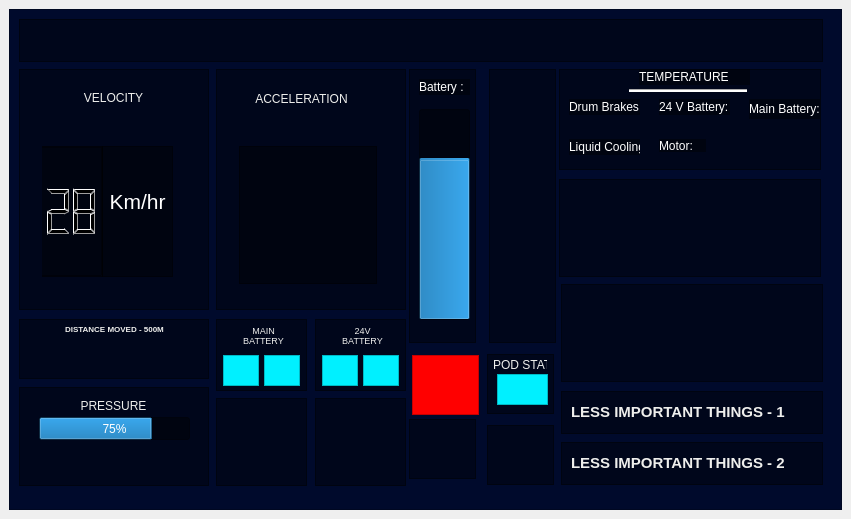
<?xml version="1.0" encoding="UTF-8"?>
<ui version="4.0">
 <class>MainWindow</class>
 <widget class="QMainWindow" name="MainWindow">
  <property name="geometry">
   <rect>
    <x>0</x>
    <y>0</y>
    <width>851</width>
    <height>519</height>
   </rect>
  </property>
  <property name="maximumSize">
   <size>
    <width>851</width>
    <height>519</height>
   </size>
  </property>
  <property name="windowTitle">
   <string>MainWindow</string>
  </property>
  <widget class="QWidget" name="centralwidget">
   <layout class="QVBoxLayout" name="verticalLayout">
    <item>
     <widget class="QFrame" name="frame">
      <property name="enabled">
       <bool>true</bool>
      </property>
      <property name="styleSheet">
       <string notr="true">QFrame{
background-font: 75 11pt &quot;URW Bookman L&quot;;
background-color: rgb(0, 10, 44);
}
</string>
      </property>
      <property name="frameShape">
       <enum>QFrame::StyledPanel</enum>
      </property>
      <property name="frameShadow">
       <enum>QFrame::Raised</enum>
      </property>
      <widget class="QFrame" name="VELOCITY">
       <property name="geometry">
        <rect>
         <x>10</x>
         <y>60</y>
         <width>190</width>
         <height>241</height>
        </rect>
       </property>
       <property name="styleSheet">
        <string notr="true">QFrame{
background-color: rgb(0, 0, 0, 100);
}</string>
       </property>
       <property name="frameShape">
        <enum>QFrame::StyledPanel</enum>
       </property>
       <property name="frameShadow">
        <enum>QFrame::Raised</enum>
       </property>
       <widget class="QLabel" name="label">
        <property name="geometry">
         <rect>
          <x>60</x>
          <y>20</y>
          <width>69</width>
          <height>17</height>
         </rect>
        </property>
        <property name="styleSheet">
         <string notr="true">QLabel{
background-color: rgb(rgba(0, 0, 0, 100));
color: rgb(238, 238, 236);
}
</string>
        </property>
        <property name="text">
         <string>VELOCITY</string>
        </property>
        <property name="alignment">
         <set>Qt::AlignCenter</set>
        </property>
       </widget>
       <widget class="roundProgressBar" name="widget_2" native="true">
        <property name="geometry">
         <rect>
          <x>23</x>
          <y>77</y>
          <width>138</width>
          <height>138</height>
         </rect>
        </property>
        <widget class="QLCDNumber" name="lcdNumber">
         <property name="geometry">
          <rect>
           <x>-80</x>
           <y>0</y>
           <width>141</width>
           <height>131</height>
          </rect>
         </property>
         <property name="layoutDirection">
          <enum>Qt::LeftToRight</enum>
         </property>
         <property name="value" stdset="0">
          <double>28.000000000000000</double>
         </property>
        </widget>
        <widget class="QTextBrowser" name="textBrowser">
         <property name="geometry">
          <rect>
           <x>60</x>
           <y>0</y>
           <width>71</width>
           <height>131</height>
          </rect>
         </property>
         <property name="styleSheet">
          <string notr="true">color: rgb(255, 255, 255);
font: 8pt &quot;MS Sans Serif&quot;;
</string>
         </property>
         <property name="html">
          <string>&lt;!DOCTYPE HTML PUBLIC &quot;-//W3C//DTD HTML 4.0//EN&quot; &quot;http://www.w3.org/TR/REC-html40/strict.dtd&quot;&gt;
&lt;html&gt;&lt;head&gt;&lt;meta name=&quot;qrichtext&quot; content=&quot;1&quot; /&gt;&lt;style type=&quot;text/css&quot;&gt;
p, li { white-space: pre-wrap; }
&lt;/style&gt;&lt;/head&gt;&lt;body style=&quot; font-family:'MS Sans Serif'; font-size:8pt; font-weight:400; font-style:normal;&quot;&gt;
&lt;p align=&quot;center&quot; style=&quot;-qt-paragraph-type:empty; margin-top:0px; margin-bottom:0px; margin-left:0px; margin-right:0px; -qt-block-indent:0; text-indent:0px;&quot;&gt;&lt;br /&gt;&lt;/p&gt;
&lt;p align=&quot;center&quot; style=&quot;-qt-paragraph-type:empty; margin-top:0px; margin-bottom:0px; margin-left:0px; margin-right:0px; -qt-block-indent:0; text-indent:0px; font-family:'MS Shell Dlg 2'; font-size:16pt;&quot;&gt;&lt;br /&gt;&lt;/p&gt;
&lt;p align=&quot;center&quot; style=&quot; margin-top:0px; margin-bottom:0px; margin-left:0px; margin-right:0px; -qt-block-indent:0; text-indent:0px;&quot;&gt;&lt;span style=&quot; font-family:'MS Shell Dlg 2'; font-size:16pt;&quot;&gt;Km/hr&lt;/span&gt;&lt;/p&gt;&lt;/body&gt;&lt;/html&gt;</string>
         </property>
        </widget>
       </widget>
      </widget>
      <widget class="QFrame" name="frame_4">
       <property name="geometry">
        <rect>
         <x>10</x>
         <y>310</y>
         <width>190</width>
         <height>60</height>
        </rect>
       </property>
       <property name="font">
        <font>
         <weight>50</weight>
         <bold>false</bold>
        </font>
       </property>
       <property name="styleSheet">
        <string notr="true">QFrame{
background-color: rgba(0, 0, 0, 100);
}</string>
       </property>
       <property name="frameShape">
        <enum>QFrame::StyledPanel</enum>
       </property>
       <property name="frameShadow">
        <enum>QFrame::Raised</enum>
       </property>
       <widget class="QLabel" name="label_3">
        <property name="geometry">
         <rect>
          <x>30</x>
          <y>0</y>
          <width>131</width>
          <height>20</height>
         </rect>
        </property>
        <property name="styleSheet">
         <string notr="true">QLabel{
background-color: rgb(rgba(0, 0, 0, 100));
color: rgb(238, 238, 236);
}
</string>
        </property>
        <property name="text">
         <string>&lt;html&gt;&lt;head/&gt;&lt;body&gt;&lt;p&gt;&lt;span style=&quot; font-size:6pt; font-weight:600;&quot;&gt;DISTANCE MOVED - 500M&lt;/span&gt;&lt;/p&gt;&lt;/body&gt;&lt;/html&gt;</string>
        </property>
        <property name="alignment">
         <set>Qt::AlignCenter</set>
        </property>
       </widget>
      </widget>
      <widget class="QFrame" name="frame_5">
       <property name="geometry">
        <rect>
         <x>207</x>
         <y>310</y>
         <width>91</width>
         <height>72</height>
        </rect>
       </property>
       <property name="styleSheet">
        <string notr="true">QFrame{
background-color: rgba(0, 0, 0, 100);
}</string>
       </property>
       <property name="frameShape">
        <enum>QFrame::StyledPanel</enum>
       </property>
       <property name="frameShadow">
        <enum>QFrame::Raised</enum>
       </property>
       <widget class="QLabel" name="label_4">
        <property name="geometry">
         <rect>
          <x>26</x>
          <y>6</y>
          <width>43</width>
          <height>21</height>
         </rect>
        </property>
        <property name="styleSheet">
         <string notr="true">QLabel{
background-color: rgb(rgba(0, 0, 0, 100));
color: rgb(238, 238, 236);
}
</string>
        </property>
        <property name="text">
         <string>&lt;html&gt;&lt;head/&gt;&lt;body&gt;&lt;p align=&quot;center&quot;&gt;&lt;span style=&quot; font-size:7pt;&quot;&gt;MAIN&lt;br/&gt;BATTERY&lt;/span&gt;&lt;/p&gt;&lt;/body&gt;&lt;/html&gt;</string>
        </property>
        <property name="alignment">
         <set>Qt::AlignCenter</set>
        </property>
       </widget>
       <widget class="QTextEdit" name="textEdit_4">
        <property name="geometry">
         <rect>
          <x>7</x>
          <y>36</y>
          <width>36</width>
          <height>31</height>
         </rect>
        </property>
        <property name="styleSheet">
         <string notr="true">QTextEdit{
background-color: rgb(0, 240, 255);
}
</string>
        </property>
       </widget>
       <widget class="QTextEdit" name="textEdit_5">
        <property name="geometry">
         <rect>
          <x>48</x>
          <y>36</y>
          <width>36</width>
          <height>31</height>
         </rect>
        </property>
        <property name="styleSheet">
         <string notr="true">QTextEdit{
background-color: rgb(0, 240, 255);
}
</string>
        </property>
       </widget>
      </widget>
      <widget class="QFrame" name="frame_6">
       <property name="geometry">
        <rect>
         <x>306</x>
         <y>310</y>
         <width>91</width>
         <height>72</height>
        </rect>
       </property>
       <property name="styleSheet">
        <string notr="true">QFrame{
background-color: rgba(0, 0, 0, 100);
}</string>
       </property>
       <property name="frameShape">
        <enum>QFrame::StyledPanel</enum>
       </property>
       <property name="frameShadow">
        <enum>QFrame::Raised</enum>
       </property>
       <widget class="QTextEdit" name="textEdit_6">
        <property name="geometry">
         <rect>
          <x>7</x>
          <y>36</y>
          <width>36</width>
          <height>31</height>
         </rect>
        </property>
        <property name="styleSheet">
         <string notr="true">QTextEdit{
background-color: rgb(0, 240, 255);
}
</string>
        </property>
       </widget>
       <widget class="QTextEdit" name="textEdit_7">
        <property name="geometry">
         <rect>
          <x>48</x>
          <y>36</y>
          <width>36</width>
          <height>31</height>
         </rect>
        </property>
        <property name="styleSheet">
         <string notr="true">QTextEdit{
background-color: rgb(0, 240, 255);
}
</string>
        </property>
       </widget>
       <widget class="QLabel" name="label_5">
        <property name="geometry">
         <rect>
          <x>26</x>
          <y>6</y>
          <width>43</width>
          <height>21</height>
         </rect>
        </property>
        <property name="styleSheet">
         <string notr="true">QLabel{
background-color: rgb(rgba(0, 0, 0, 100));
color: rgb(238, 238, 236);
}
</string>
        </property>
        <property name="text">
         <string>&lt;html&gt;&lt;head/&gt;&lt;body&gt;&lt;p align=&quot;center&quot;&gt;&lt;span style=&quot; font-size:7pt;&quot;&gt;24V&lt;br/&gt;BATTERY&lt;/span&gt;&lt;/p&gt;&lt;/body&gt;&lt;/html&gt;</string>
        </property>
       </widget>
      </widget>
      <widget class="QFrame" name="frame_3">
       <property name="geometry">
        <rect>
         <x>207</x>
         <y>60</y>
         <width>190</width>
         <height>241</height>
        </rect>
       </property>
       <property name="styleSheet">
        <string notr="true">QFrame{
background-color: rgb(0, 0, 0, 100);
filter: blur(5px);
}</string>
       </property>
       <property name="frameShape">
        <enum>QFrame::StyledPanel</enum>
       </property>
       <property name="frameShadow">
        <enum>QFrame::Raised</enum>
       </property>
       <widget class="QLabel" name="label_2">
        <property name="geometry">
         <rect>
          <x>30</x>
          <y>20</y>
          <width>111</width>
          <height>20</height>
         </rect>
        </property>
        <property name="styleSheet">
         <string notr="true">QLabel{
background-color: rgb(rgba(0, 0, 0, 100));
color: rgb(238, 238, 236);
}
</string>
        </property>
        <property name="text">
         <string>ACCELERATION</string>
        </property>
        <property name="alignment">
         <set>Qt::AlignCenter</set>
        </property>
       </widget>
       <widget class="QFrame" name="frame_10">
        <property name="geometry">
         <rect>
          <x>23</x>
          <y>77</y>
          <width>138</width>
          <height>138</height>
         </rect>
        </property>
        <property name="frameShape">
         <enum>QFrame::StyledPanel</enum>
        </property>
        <property name="frameShadow">
         <enum>QFrame::Raised</enum>
        </property>
       </widget>
       <widget class="QLabel" name="label_14">
        <property name="geometry">
         <rect>
          <x>220</x>
          <y>130</y>
          <width>47</width>
          <height>13</height>
         </rect>
        </property>
        <property name="text">
         <string>TextLabel</string>
        </property>
       </widget>
      </widget>
      <widget class="QFrame" name="frame_8">
       <property name="geometry">
        <rect>
         <x>10</x>
         <y>10</y>
         <width>804</width>
         <height>43</height>
        </rect>
       </property>
       <property name="maximumSize">
        <size>
         <width>804</width>
         <height>43</height>
        </size>
       </property>
       <property name="styleSheet">
        <string notr="true">background-color: rgba(0, 0, 0, 100);</string>
       </property>
       <property name="frameShape">
        <enum>QFrame::StyledPanel</enum>
       </property>
       <property name="frameShadow">
        <enum>QFrame::Raised</enum>
       </property>
      </widget>
      <widget class="QFrame" name="frame_9">
       <property name="geometry">
        <rect>
         <x>10</x>
         <y>378</y>
         <width>190</width>
         <height>99</height>
        </rect>
       </property>
       <property name="styleSheet">
        <string notr="true">background-color: rgba(0, 0, 0, 100);</string>
       </property>
       <property name="frameShape">
        <enum>QFrame::StyledPanel</enum>
       </property>
       <property name="frameShadow">
        <enum>QFrame::Raised</enum>
       </property>
       <widget class="QLabel" name="label_7">
        <property name="geometry">
         <rect>
          <x>60</x>
          <y>10</y>
          <width>69</width>
          <height>17</height>
         </rect>
        </property>
        <property name="styleSheet">
         <string notr="true">QLabel{
background-color: rgb(rgba(0, 0, 0, 100));
color: rgb(238, 238, 236);
}
</string>
        </property>
        <property name="text">
         <string>PRESSURE</string>
        </property>
        <property name="alignment">
         <set>Qt::AlignCenter</set>
        </property>
       </widget>
       <widget class="QProgressBar" name="progressBar">
        <property name="geometry">
         <rect>
          <x>20</x>
          <y>30</y>
          <width>151</width>
          <height>23</height>
         </rect>
        </property>
        <property name="styleSheet">
         <string notr="true">color: rgb(255, 255, 255);</string>
        </property>
        <property name="value">
         <number>75</number>
        </property>
       </widget>
      </widget>
      <widget class="QFrame" name="Graph_1">
       <property name="geometry">
        <rect>
         <x>207</x>
         <y>389</y>
         <width>91</width>
         <height>88</height>
        </rect>
       </property>
       <property name="styleSheet">
        <string notr="true">background-color: rgba(0, 0, 0, 100);</string>
       </property>
       <property name="frameShape">
        <enum>QFrame::StyledPanel</enum>
       </property>
       <property name="frameShadow">
        <enum>QFrame::Raised</enum>
       </property>
      </widget>
      <widget class="QFrame" name="Graph_2">
       <property name="geometry">
        <rect>
         <x>306</x>
         <y>389</y>
         <width>91</width>
         <height>88</height>
        </rect>
       </property>
       <property name="styleSheet">
        <string notr="true">background-color: rgba(0, 0, 0, 100);</string>
       </property>
       <property name="frameShape">
        <enum>QFrame::StyledPanel</enum>
       </property>
       <property name="frameShadow">
        <enum>QFrame::Raised</enum>
       </property>
      </widget>
      <widget class="QFrame" name="frame_12">
       <property name="geometry">
        <rect>
         <x>400</x>
         <y>60</y>
         <width>67</width>
         <height>274</height>
        </rect>
       </property>
       <property name="styleSheet">
        <string notr="true">background-color: rgba(0, 0, 0, 100);</string>
       </property>
       <property name="frameShape">
        <enum>QFrame::StyledPanel</enum>
       </property>
       <property name="frameShadow">
        <enum>QFrame::Raised</enum>
       </property>
       <widget class="QLabel" name="label_18">
        <property name="geometry">
         <rect>
          <x>10</x>
          <y>10</y>
          <width>51</width>
          <height>16</height>
         </rect>
        </property>
        <property name="styleSheet">
         <string notr="true">color: rgb(255, 255, 255);</string>
        </property>
        <property name="text">
         <string>Battery :</string>
        </property>
       </widget>
       <widget class="QProgressBar" name="progressBar_2">
        <property name="geometry">
         <rect>
          <x>10</x>
          <y>40</y>
          <width>51</width>
          <height>211</height>
         </rect>
        </property>
        <property name="styleSheet">
         <string notr="true">color: rgb(255, 255, 255);</string>
        </property>
        <property name="value">
         <number>75</number>
        </property>
        <property name="orientation">
         <enum>Qt::Vertical</enum>
        </property>
       </widget>
      </widget>
      <widget class="QFrame" name="frame_13">
       <property name="geometry">
        <rect>
         <x>480</x>
         <y>60</y>
         <width>67</width>
         <height>274</height>
        </rect>
       </property>
       <property name="styleSheet">
        <string notr="true">background-color: rgba(0, 0, 0, 100);</string>
       </property>
       <property name="frameShape">
        <enum>QFrame::StyledPanel</enum>
       </property>
       <property name="frameShadow">
        <enum>QFrame::Raised</enum>
       </property>
      </widget>
      <widget class="QFrame" name="frame_14">
       <property name="geometry">
        <rect>
         <x>403</x>
         <y>346</y>
         <width>67</width>
         <height>60</height>
        </rect>
       </property>
       <property name="styleSheet">
        <string notr="true">background-color: rgb(255, 0, 0)</string>
       </property>
       <property name="frameShape">
        <enum>QFrame::StyledPanel</enum>
       </property>
       <property name="frameShadow">
        <enum>QFrame::Raised</enum>
       </property>
       <widget class="QLabel" name="label_8">
        <property name="geometry">
         <rect>
          <x>403</x>
          <y>21</y>
          <width>41</width>
          <height>17</height>
         </rect>
        </property>
        <property name="styleSheet">
         <string notr="true">QLabel{
background-color: rgb(rgba(0, 0, 0, 100));
color: rgb(238, 238, 236);
}
</string>
        </property>
        <property name="text">
         <string>&lt;html&gt;&lt;head/&gt;&lt;body&gt;&lt;p&gt;&lt;span style=&quot; font-weight:600;&quot;&gt;ESTOP&lt;/span&gt;&lt;/p&gt;&lt;/body&gt;&lt;/html&gt;</string>
        </property>
        <property name="alignment">
         <set>Qt::AlignCenter</set>
        </property>
       </widget>
      </widget>
      <widget class="QFrame" name="frame_16">
       <property name="geometry">
        <rect>
         <x>478</x>
         <y>345</y>
         <width>67</width>
         <height>60</height>
        </rect>
       </property>
       <property name="styleSheet">
        <string notr="true">background-color: rgba(0, 0, 0, 100)</string>
       </property>
       <property name="frameShape">
        <enum>QFrame::StyledPanel</enum>
       </property>
       <property name="frameShadow">
        <enum>QFrame::Raised</enum>
       </property>
       <widget class="QLabel" name="label_6">
        <property name="geometry">
         <rect>
          <x>6</x>
          <y>2</y>
          <width>54</width>
          <height>17</height>
         </rect>
        </property>
        <property name="styleSheet">
         <string notr="true">QLabel{
background-color: rgb(rgba(0, 0, 0, 100));
color: rgb(238, 238, 236);
}
</string>
        </property>
        <property name="text">
         <string>POD STATE</string>
        </property>
       </widget>
       <widget class="QTextEdit" name="textEdit_8">
        <property name="geometry">
         <rect>
          <x>10</x>
          <y>20</y>
          <width>51</width>
          <height>31</height>
         </rect>
        </property>
        <property name="styleSheet">
         <string notr="true">QTextEdit{
background-color: rgb(0, 240, 255);
}
</string>
        </property>
       </widget>
      </widget>
      <widget class="QFrame" name="frame_17">
       <property name="geometry">
        <rect>
         <x>478</x>
         <y>416</y>
         <width>67</width>
         <height>60</height>
        </rect>
       </property>
       <property name="styleSheet">
        <string notr="true">background-color: rgba(0, 0, 0, 100)</string>
       </property>
       <property name="frameShape">
        <enum>QFrame::StyledPanel</enum>
       </property>
       <property name="frameShadow">
        <enum>QFrame::Raised</enum>
       </property>
      </widget>
      <widget class="QFrame" name="frame_7">
       <property name="geometry">
        <rect>
         <x>550</x>
         <y>60</y>
         <width>262</width>
         <height>101</height>
        </rect>
       </property>
       <property name="styleSheet">
        <string notr="true">background-color: rgba(0, 0, 0, 100)</string>
       </property>
       <property name="frameShape">
        <enum>QFrame::StyledPanel</enum>
       </property>
       <property name="frameShadow">
        <enum>QFrame::Raised</enum>
       </property>
       <widget class="QLabel" name="label_11">
        <property name="geometry">
         <rect>
          <x>80</x>
          <y>0</y>
          <width>111</width>
          <height>16</height>
         </rect>
        </property>
        <property name="styleSheet">
         <string notr="true">color: rgb(255, 255, 255);
font: 11pt &quot;MS Shell Dlg 2&quot;;</string>
        </property>
        <property name="text">
         <string>TEMPERATURE</string>
        </property>
       </widget>
       <widget class="Line" name="line">
        <property name="geometry">
         <rect>
          <x>70</x>
          <y>20</y>
          <width>118</width>
          <height>3</height>
         </rect>
        </property>
        <property name="styleSheet">
         <string notr="true">background-color: rgb(255, 255, 255);</string>
        </property>
        <property name="orientation">
         <enum>Qt::Horizontal</enum>
        </property>
       </widget>
       <widget class="QLabel" name="label_12">
        <property name="geometry">
         <rect>
          <x>10</x>
          <y>30</y>
          <width>71</width>
          <height>16</height>
         </rect>
        </property>
        <property name="styleSheet">
         <string notr="true">color: rgb(255, 255, 255);</string>
        </property>
        <property name="text">
         <string>Drum Brakes :</string>
        </property>
       </widget>
       <widget class="QLabel" name="label_13">
        <property name="geometry">
         <rect>
          <x>100</x>
          <y>30</y>
          <width>71</width>
          <height>16</height>
         </rect>
        </property>
        <property name="styleSheet">
         <string notr="true">color: rgb(255, 255, 255);</string>
        </property>
        <property name="text">
         <string>24 V Battery:</string>
        </property>
       </widget>
       <widget class="QLabel" name="label_15">
        <property name="geometry">
         <rect>
          <x>190</x>
          <y>30</y>
          <width>71</width>
          <height>20</height>
         </rect>
        </property>
        <property name="styleSheet">
         <string notr="true">color: rgb(255, 255, 255);</string>
        </property>
        <property name="text">
         <string>Main Battery:</string>
        </property>
       </widget>
       <widget class="QLabel" name="label_16">
        <property name="geometry">
         <rect>
          <x>10</x>
          <y>70</y>
          <width>71</width>
          <height>16</height>
         </rect>
        </property>
        <property name="styleSheet">
         <string notr="true">color: rgb(255, 255, 255);</string>
        </property>
        <property name="text">
         <string>Liquid Cooling :</string>
        </property>
       </widget>
       <widget class="QLabel" name="label_17">
        <property name="geometry">
         <rect>
          <x>100</x>
          <y>70</y>
          <width>47</width>
          <height>13</height>
         </rect>
        </property>
        <property name="styleSheet">
         <string notr="true">color: rgb(255, 255, 255);</string>
        </property>
        <property name="text">
         <string>Motor:</string>
        </property>
       </widget>
      </widget>
      <widget class="QFrame" name="frame_18">
       <property name="geometry">
        <rect>
         <x>550</x>
         <y>170</y>
         <width>262</width>
         <height>98</height>
        </rect>
       </property>
       <property name="styleSheet">
        <string notr="true">background-color: rgba(0, 0, 0, 100)</string>
       </property>
       <property name="frameShape">
        <enum>QFrame::StyledPanel</enum>
       </property>
       <property name="frameShadow">
        <enum>QFrame::Raised</enum>
       </property>
      </widget>
      <widget class="QFrame" name="frame_19">
       <property name="geometry">
        <rect>
         <x>552</x>
         <y>433</y>
         <width>262</width>
         <height>43</height>
        </rect>
       </property>
       <property name="styleSheet">
        <string notr="true">background-color: rgba(0, 0, 0, 100)</string>
       </property>
       <property name="frameShape">
        <enum>QFrame::StyledPanel</enum>
       </property>
       <property name="frameShadow">
        <enum>QFrame::Raised</enum>
       </property>
       <widget class="QLabel" name="label_10">
        <property name="geometry">
         <rect>
          <x>10</x>
          <y>6</y>
          <width>231</width>
          <height>31</height>
         </rect>
        </property>
        <property name="styleSheet">
         <string notr="true">QLabel{
background-color: rgb(rgba(0, 0, 0, 100));
color: rgb(238, 238, 236);
}
</string>
        </property>
        <property name="text">
         <string>&lt;html&gt;&lt;head/&gt;&lt;body&gt;&lt;p&gt;&lt;span style=&quot; font-size:11.5pt; font-weight:600;&quot;&gt;LESS IMPORTANT THINGS - 2&lt;/span&gt;&lt;/p&gt;&lt;/body&gt;&lt;/html&gt;</string>
        </property>
        <property name="alignment">
         <set>Qt::AlignLeading|Qt::AlignLeft|Qt::AlignVCenter</set>
        </property>
       </widget>
      </widget>
      <widget class="QFrame" name="frame_20">
       <property name="geometry">
        <rect>
         <x>552</x>
         <y>382</y>
         <width>262</width>
         <height>43</height>
        </rect>
       </property>
       <property name="styleSheet">
        <string notr="true">background-color: rgba(0, 0, 0, 100)</string>
       </property>
       <property name="frameShape">
        <enum>QFrame::StyledPanel</enum>
       </property>
       <property name="frameShadow">
        <enum>QFrame::Raised</enum>
       </property>
       <widget class="QLabel" name="label_9">
        <property name="geometry">
         <rect>
          <x>10</x>
          <y>6</y>
          <width>231</width>
          <height>31</height>
         </rect>
        </property>
        <property name="styleSheet">
         <string notr="true">QLabel{
background-color: rgb(rgba(0, 0, 0, 100));
color: rgb(238, 238, 236);
}
</string>
        </property>
        <property name="text">
         <string>&lt;html&gt;&lt;head/&gt;&lt;body&gt;&lt;p&gt;&lt;span style=&quot; font-size:11.5pt; font-weight:600;&quot;&gt;LESS IMPORTANT THINGS - 1&lt;/span&gt;&lt;/p&gt;&lt;/body&gt;&lt;/html&gt;</string>
        </property>
        <property name="alignment">
         <set>Qt::AlignLeading|Qt::AlignLeft|Qt::AlignVCenter</set>
        </property>
       </widget>
      </widget>
      <widget class="QFrame" name="frame_21">
       <property name="geometry">
        <rect>
         <x>552</x>
         <y>275</y>
         <width>262</width>
         <height>98</height>
        </rect>
       </property>
       <property name="styleSheet">
        <string notr="true">background-color: rgba(0, 0, 0, 100)</string>
       </property>
       <property name="frameShape">
        <enum>QFrame::StyledPanel</enum>
       </property>
       <property name="frameShadow">
        <enum>QFrame::Raised</enum>
       </property>
      </widget>
      <widget class="QFrame" name="frame_15">
       <property name="geometry">
        <rect>
         <x>400</x>
         <y>410</y>
         <width>67</width>
         <height>60</height>
        </rect>
       </property>
       <property name="styleSheet">
        <string notr="true">background-color: rgba(0, 0, 0, 100)</string>
       </property>
       <property name="frameShape">
        <enum>QFrame::StyledPanel</enum>
       </property>
       <property name="frameShadow">
        <enum>QFrame::Raised</enum>
       </property>
      </widget>
     </widget>
    </item>
   </layout>
  </widget>
 </widget>
 <customwidgets>
  <customwidget>
   <class>roundProgressBar</class>
   <extends>QWidget</extends>
   <header>Side2extn.RoundProgressBar.h</header>
   <container>1</container>
  </customwidget>
 </customwidgets>
 <resources/>
 <connections/>
</ui>
